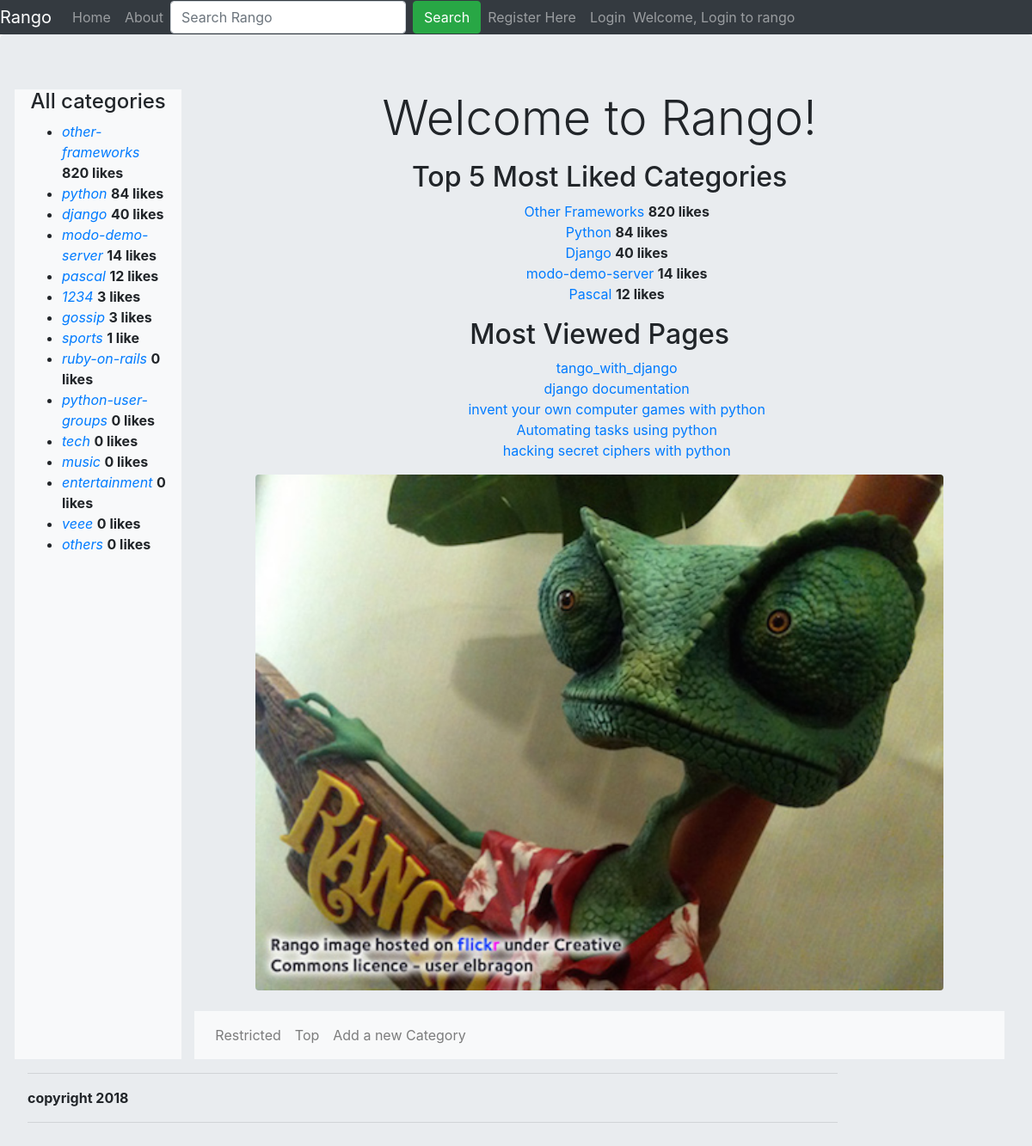
Screenshot of /rango/ with the database file from the repository.
### rango/models.py (models this page shows, shortened)
class Category(models.Model):
	name = models.CharField(max_length=128, unique=True)
	views = models.IntegerField(default=0)
	likes = models.IntegerField(default=0)
	slug = models.SlugField(unique = True)
	class Meta:
		verbose_name_plural = 'Categories'

class Page(models.Model):
	category = models.ForeignKey(Category)
	title = models.CharField(max_length=128)
	url = models.URLField()
	views = models.IntegerField(default=0)

### rango/views.py (the view)
def index(request):
	category_list = Category.objects.order_by('-likes')[:5]
	page_list = Page.objects.order_by('-views')[:5]
	context_dict = {'categories':category_list, 'pages': page_list }
	return render(request, 'rango/index.html', context = context_dict)

### rango/templatetags/rango_template_tags.py (called while the page is built)
@register.inclusion_tag('rango/cats.html')
def get_category_list():
	return {'cats': Category.objects.order_by('-likes')}

### templates/rango/index.html (shortened to what this page needs)
{% extends 'rango/base.html'%}
{% load staticfiles %}
{% block body_block %}
{% if user.is_authenticated %}
<div class="display-4">
	<p class="text-center">Welcome, {{user.username.title}} </p>
</div>
{% else %}
<div class="display-4">
	<p class="text-center">Welcome to Rango!</p>
</div>
{% endif %}
	{% if categories %}
		<h2 class="text-center"> Top 5 Most Liked Categories</h2>
		<div class="container-fluid">
		<ul class="text-center">
			{% for category in categories %}
			<li class="list-unstyled">
				<a href='{% url 'rango:show_category' category.slug %}'>{{ category.name }} </a>
				<strong>{{category.likes}} like{{category.likes|pluralize}}</strong>
			</li>
			{% endfor %}
		</ul>
		</div>
		{% else %}
			<strong> There are no categories present</strong>
		{% endif %}
		{% if pages %}
		<h2 class="text-center">Most Viewed Pages</h2>
		<ul class="text-center">
			{% for page in pages %}
			<li class="list-unstyled"><a href='{{page.url}}'>{{ page.title }}</a></li>
			{% endfor %}
			</ul>
		{% endif %}
		<img src="{% static "images/rango.jpg"%}"
		 class="mx-auto d-block rounded img-fluid "style="width:800px;" alt ='Picture of the Simpsons'/>
		 <br/>
	<nav class="navbar navbar-expand-sm bg-light navbar-light">
	<ul class="navbar-nav">
		<li class="nav-item"><a class="nav-link" href='{% url 'rango:restricted' %}'>Restricted</a></li>
		<li class="nav-item"><a class="nav-link" href='{% url 'rango:index' %}'>Top</a></li>
		<li class="nav-item"><a class="nav-link" href='{% url 'rango:add_category'%}'> Add a new Category</a></li>
	</ul>
</nav>
{% endblock %}

### templates/rango/base.html (shortened to what this page needs)
<!DOCTYPE html>
{% load staticfiles %}
{% load rango_template_tags %}
<html>
	<head lang="en">
    <link rel="stylesheet" href="https://maxcdn.bootstrapcdn.com/bootstrap/4.1.0/css/bootstrap.min.css">
	</head>
	<body>
		<nav class="navbar-expand-sm bg-dark navbar-dark ">
			<div class="collapse navbar-collapse" id="navbarcollapse">
			<ul class="navbar-nav">
				<a class="navbar-brand" href="{% url "rango:index" %}">Rango</a>
				<li class="nav-item">
					<a class="nav-link" href="{% url "rango:index" %}">Home</a>
				</li>
				<li class="nav-item">
					<a class="nav-link" href="{% url "rango:about" %}">About</a>
				</li>
				<form class="form-inline" action="">
					<input type="text" class="form-control mr-sm-2" placeholder="Search Rango">
					<button type="submit" class="btn btn-success">Search</button>
				</form>
				{% if user.is_authenticated %}
				<li class="nav-item">
					<a class="nav-link" href="{% url "rango:logout" %}">Logout</a>
				</li>
				<span class="navbar-text">You're logged in as {{user.username}} </span>
				{% else %}
				<li class="nav-item">
					<a class="nav-link" href="{% url "rango:register" %}">Register Here</a>
				</li>
				<li class="nav-item">
					<a class="nav-link" href="{% url "rango:login" %}">Login</a>
				</li>
				<span class="navbar-text"> Welcome, Login to rango</span>
				{% endif %}
			</ul>
		</div>
		</nav>
		<div class="container-fluid jumbotron">
			<div class="row">
				<div class="col-sm-3 col-md-2 sidebar bg-light">
					{% block sidebar_block %}
					<h4 class="text-center">All categories</h4>
						{% get_category_list %}
					{% endblock %}
				</div>
				<div class="col-sm-9 col-sm-offset-3 col-md-10 col-md-offset-2 main">
					{% block body_block %}
					{% endblock %}
				</div>
				<div class="col-sm-9 col-sm-offset-3 col-md-10 col-md-offset-2 main">
					<hr/>
					<p><strong><p>copyright 2018</p></strong></p>
					<hr/>
				</div>
			</div>
		</div>
	</body>
</html>

### templates/rango/cats.html
<ul>
	{% if cats %}
		{% for cat in cats %}
			<li>
				<i><a href='{% url 'rango:show_category' cat.slug%}'>{{cat.slug}}</a></i>
				<strong>{{cat.likes}} like{{cat.likes|pluralize}}</strong>
			</li>
		{% endfor %}
	{% endif %}
</ul>

### rows the page displays
Category: slug "other-frameworks", likes "820", name "Other Frameworks"
Category: slug "python", likes "84", name "Python"
Category: slug "django", likes "40", name "Django"
Category: slug "modo-demo-server", likes "14", name "modo-demo-server"
Category: slug "pascal", likes "12", name "Pascal"
Category: slug "1234", likes "3"
Category: slug "gossip", likes "3"
Category: slug "sports", likes "1"
Category: slug "ruby-on-rails", likes "0"
Category: slug "python-user-groups", likes "0"
Category: slug "tech", likes "0"
Category: slug "music", likes "0"
Category: slug "entertainment", likes "0"
Category: slug "veee", likes "0"
Category: slug "others", likes "0"
Page: title "tango_with_django"
Page: title "django documentation"
Page: title "invent your own computer games with python"
Page: title "Automating tasks using python"
Page: title "hacking secret ciphers with python"
